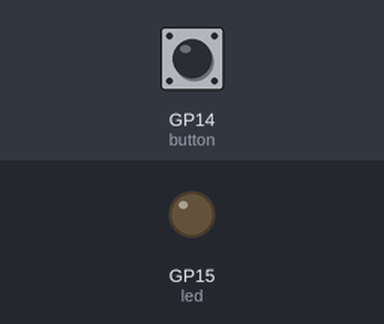
This program was run on a simulated Raspberry Pi Pico running MicroPython. On the bench: output pins drawn as LEDs (lit = HIGH). The test bench sets the inputs (shaded band); at power-on: GP14 (button) HIGH.

Above: at 1.2 s.
1.3 s: GP14 (button) pulled LOW for 0.15 s
At 1.4 s:
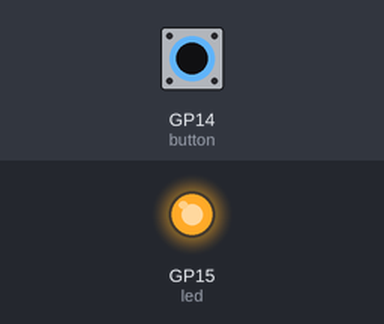
3.0 s: GP14 (button) pulled LOW for 3.2 s
At 7.4 s:
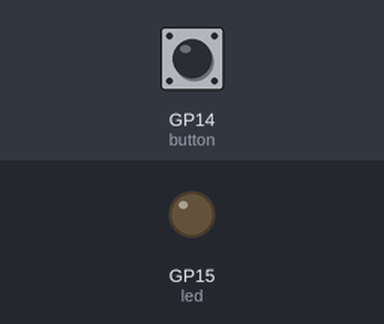
Timing chart, 0 to 8.9 s (numbered marks = the images above; inputs shaded):
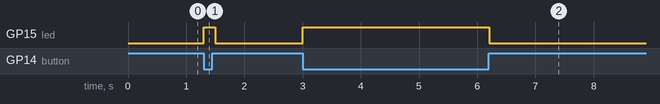

The program:

led_on_button_push.py
```python
# (licence header left out)
from machine import Pin
import time

led = Pin(15, Pin.OUT)
button = Pin(14, Pin.IN, Pin.PULL_UP)  # Button pin with pull-up resistor

try:
    while True:
        if not button.value():  # Button pressed (active low)
            led.value(1)  # Turn on LED
        else:
            led.value(0)
        time.sleep(0.1)
except KeyboardInterrupt:
    led.value(0)  # Turn off LED on stop
# This code will turn on the LED when the button is pressed and turn it off when released.
```

Measured:
- after the input at 1.3 s, GP15 (led): LOW → HIGH at once, → LOW 0.20 s later
- after the input at 3.0 s, GP15 (led): LOW → HIGH at once, → LOW 3.2 s later
